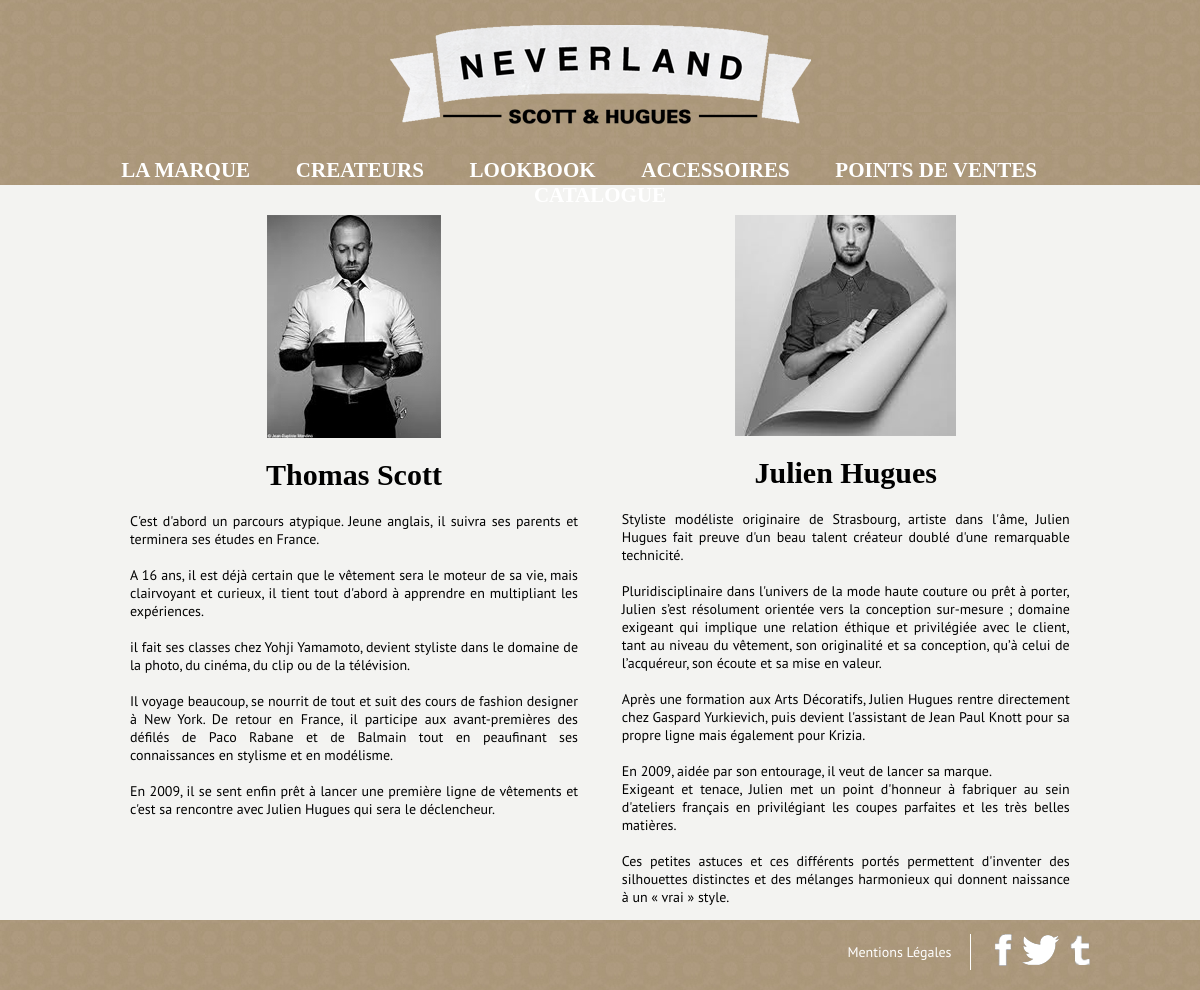
Page /pages/createur.php on the committed database.
### tables this page shows
CREATE TABLE IF NOT EXISTS `article` (
  `id` int(11) NOT NULL AUTO_INCREMENT,
  `titre` varchar(45) DEFAULT NULL,
  `texte` text,
  `urlimg` varchar(50) NOT NULL,
  `CATEGORIEARTICLE_idCATEGORIEARTICLE` int(11) NOT NULL,
  PRIMARY KEY (`id`,`CATEGORIEARTICLE_idCATEGORIEARTICLE`),
  KEY `fk_ARTICLE_CATEGORIEARTICLE1_idx` (`CATEGORIEARTICLE_idCATEGORIEARTICLE`)
);

### pages/createur.php (the view, shortened to what this page needs)
<?php
include('template/header.php');
?>
		<div class="wrapper">
			<div class="contenu">
				<div class="hugues">
						<?php
						$resultats=$bdd->query("SELECT titre, texte, urlimg FROM article WHERE id='5'");
  						while($row = $resultats->fetch()) {
  							  	echo '<img src="'.$row['urlimg'].'" class="photocrea"/>';
    							echo '<h1>'.$row['titre'].'</h1><p>'.$row['texte'].'</p>';
							 }
					?>
				</div>
				<div class="scott">
					<?php
						$resultats=$bdd->query("SELECT titre, texte, urlimg FROM article WHERE id='6'");
  						while($row = $resultats->fetch()) {
  								echo '<img src="'.$row['urlimg'].'" class="photocrea"/>';
    							 echo '<h1>'.$row['titre'].'</h1><p>'.$row['texte'].'</p>';
							 }
					?>
				</div>
			</div>
		</div>
<?php
include('template/footer.php')
?>

### style/main.css (style rules this page uses)
body, html { margin:0; padding: 0; font-family: 'Myriad Pro', 'PT Sans'; color:black; font-size: 14px; }
body { background: #f3f3f1; }
h1 { font-size: 30px; font-family: 'Myriad Pro'; font-weight: bolder; }
.wrapper { margin: 0 auto; width: 980px; }
.contenu { margin-top: 30px; }
.contenu p { text-align: justify; font-size: 14px; padding-left: 20px; padding-right: 20px; }
.hugues { width: 488px; display: inline-block; }
.hugues h1 { text-align: center; }
.photocrea { display: block; margin: 0 auto; }
.scott { display: inline-block; width: 488px; vertical-align: top; }
.scott h1 { text-align: center; }

### rows in the picture
article: urlimg (picture), titre "Thomas Scott", texte "C'est d'abord un parcours atypique. Jeune anglais, il suivra ses parents et terminera ses études en France. A 16 ans, il est déjà certain que le vêtement sera le moteur de sa vie, mais clairvoyant et curieux, il tient tout d'abord à apprendre en multipliant les expériences. il fait ses classes chez Yohji Yamamoto, devient styliste dans le domaine de la photo, du cinéma, du clip ou de la télévision. Il voyage beaucoup, se nourrit de tout et suit des cours de fashion designer à New York. De retour en France, il participe aux avant-premières des défilés de Paco Rabane et de Balmain tout en peaufinant ses connaissances en stylisme et en modélisme. En 2009, il se sent enfin prêt à lancer une…"
article: urlimg (picture), titre "Julien Hugues", texte "Styliste modéliste originaire de Strasbourg, artiste dans l'âme, Julien Hugues fait preuve d'un beau talent créateur doublé d'une remarquable technicité. Pluridisciplinaire dans l'univers de la mode haute couture ou prêt à porter, Julien s’est résolument orientée vers la conception sur-mesure ; domaine exigeant qui implique une relation éthique et privilégiée avec le client, tant au niveau du vêtement, son originalité et sa conception, qu’à celui de l’acquéreur, son écoute et sa mise en valeur. Après une formation aux Arts Décoratifs, Julien Hugues rentre directement chez Gaspard Yurkievich, puis devient l'assistant de Jean Paul Knott pour sa propre ligne mais également pour Krizia. En…"
